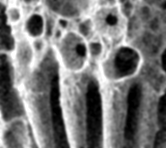
%> input picture enhanced.png, 166 x 148 px, given in place of sample_gray.jfif, which was not available
$ octave main.m   (GNU Octave 9; MATLAB toolbox functions it lacks are replaced by stand-ins)
%> lines starting %> are read from the running program, lines starting %| are printed output that depends on the picture; pictures that were not available may be replaced by others from this repository, and a replacement may not be noted
clc; clear; close all;

% Load grayscale image
img = imread('../data/sample_gray.jfif');
%> img is the input picture: size 148x166 uint8; min 0, max 255, mean 118.6

% Verify grayscale
if ndims(img) == 3
    img = rgb2gray(img);
end

figure;
imshow(img);
title('Original Grayscale Image');
%step5
img_d = im2double(img);
% Verification (important – keep for learning)
disp(class(img))
%| uint8
disp(class(img_d))
%| double
fprintf('Original min/max: %d / %d\n', min(img(:)), max(img(:)));
%| Original min/max: 0 / 255
fprintf('Double min/max: %.4f / %.4f\n', min(img_d(:)), max(img_d(:)));
%| Double min/max: 0.0000 / 1.0000
%step6
figure;
imhist(img_d);
title('Intensity Histogram');
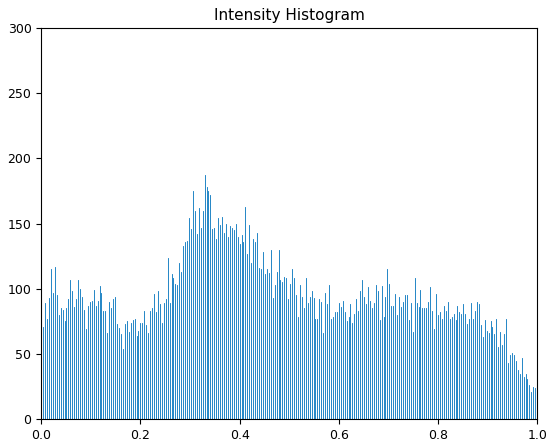
%> figure redrawn from the program's plot data; highest point at x = 0, y = 282

if ~exist('../results','dir')
    mkdir('../results');
end

saveas(gcf, '../results/histogram.png');

%step 7
noisy_img = imnoise(img_d, 'gaussian', 0, 0.01);
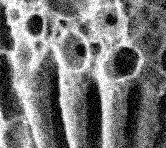
%> noisy_img: size 148x166 double; min 0, max 1, mean 0.466

figure;
imshow(noisy_img);
title('Noisy Image');

imwrite(noisy_img, '../results/noisy.png');
noise_est = std(noisy_img(:) - img_d(:));
%> noise_est = 0.0958

%step 8
filtered_img = imbilatfilt(noisy_img, noise_est*1.6, 1);
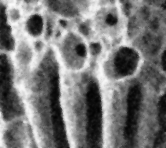
%> filtered_img: size 148x166 double; min 0.0142, max 0.983, mean 0.466


figure;
imshow(filtered_img);
title('Bilateral Filtered Image');

imwrite(filtered_img, '../results/bilateral.png');

%step 9

enhanced_img = adapthisteq(filtered_img, ...
    'ClipLimit', 0.01, ...
    'Distribution', 'rayleigh');
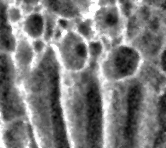
%> enhanced_img: size 148x166 double; min 0, max 1, mean 0.477

figure;
imshow(enhanced_img);
title('Adaptive Histogram Equalization');

imwrite(enhanced_img, '../results/clahe.png');
%new
sharpened_img = imsharpen(enhanced_img, ...
    'Radius', 0.8, ...
    'Amount', 0.4);

figure;
imshow(sharpened_img);
title('Sharpened Image');

imwrite(sharpened_img, '../results/sharpened.png');

%step 10
edges = edge(sharpened_img, 'Canny');
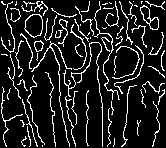
%> edges: size 148x166 logical; 12.8% white in thin lines or dots

figure;
imshow(edges);
title('Edge Detection');
imwrite(edges, '../results/edges.png');
%step 11
% Evaluate denoising only (before enhancement)
mse_val  = immse(img_d, filtered_img);
%> mse_val = 0.00155
psnr_val = psnr(filtered_img, img_d);
%> psnr_val = 28.11
ssim_val = ssim(filtered_img, img_d);
%> ssim_val = 0.866

fprintf('Denoising MSE  = %.6f\n', mse_val);
%| Denoising MSE  = 0.001546
fprintf('Denoising PSNR = %.2f dB\n', psnr_val);
%| Denoising PSNR = 28.11 dB
fprintf('Denoising SSIM = %.4f\n', ssim_val);
%| Denoising SSIM = 0.8661
%new
figure;
subplot(2,3,1), imshow(img_d), title('Original');
subplot(2,3,2), imshow(noisy_img), title('Noisy');
subplot(2,3,3), imshow(filtered_img), title('Denoised');
subplot(2,3,4), imshow(enhanced_img), title('Contrast Enhanced');
subplot(2,3,5), imshow(sharpened_img), title('Final');
subplot(2,3,6), imshow(edges), title('Edges');

$ run again, on enhanced_adapt.png
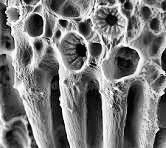
%> input picture enhanced_adapt.png, 166 x 148 px, given in place of sample_gray.jfif, which was not available
%> img is the input picture: size 148x166 uint8; min 1, max 255, mean 120.1
%| uint8
%| double
%| Original min/max: 1 / 255
%| Double min/max: 0.0039 / 1.0000
%> `noisy_img = imnoise(img_d, 'gaussian', 0, 0.01);`:
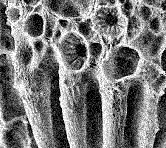
%> noisy_img: size 148x166 double; min 0, max 1, mean 0.471
%> noise_est = 0.096
%> `edges = edge(sharpened_img, 'Canny');`:
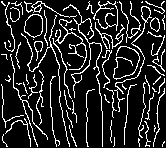
%> edges: size 148x166 logical; 14.8% white in thin lines or dots
%> mse_val = 0.00462
%> psnr_val = 23.35
%> ssim_val = 0.833
%| Denoising MSE  = 0.004622
%| Denoising PSNR = 23.35 dB
%| Denoising SSIM = 0.8330
